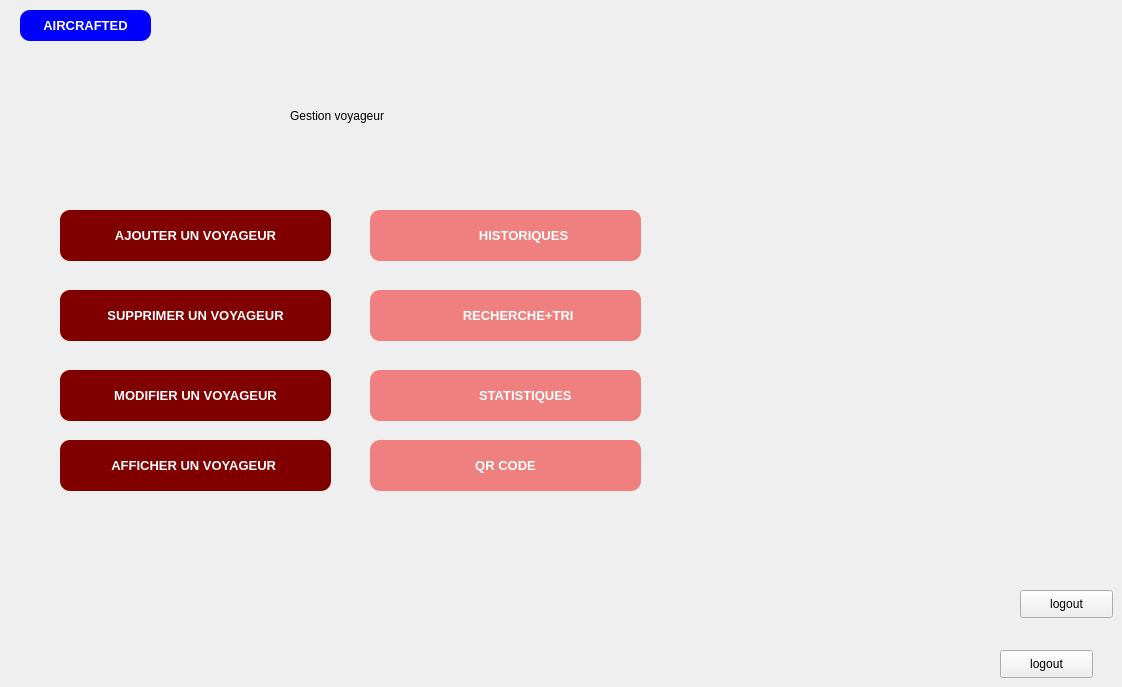
      <widget class="QWidget" name="page_15">
       <widget class="QPushButton" name="pushButton_ajouter">
        <property name="geometry">
         <rect>
          <x>60</x>
          <y>210</y>
          <width>271</width>
          <height>51</height>
         </rect>
        </property>
        <property name="font">
         <font>
          <pointsize>-1</pointsize>
          <weight>75</weight>
          <bold>true</bold>
          <underline>false</underline>
          <kerning>true</kerning>
         </font>
        </property>
        <property name="styleSheet">
         <string notr="true">/*-----QPushButton-----*/
QPushButton
{
	background-color: rgb(128,0,0);



	color: #ffffff;
	font-size: 13px;
	font-weight: bold;
	border: 5px;
	border-radius:10px;
	padding: 5px;

}

QPushButton::hover
{
background-color: qlineargradient(spread:pad, x1:0, y1:0.511, x2:1, y2:0.511, stop:0 rgba(0, 0, 150, 220),stop:1 rgba(50, 220, 200, 220));

	color: #FF5D5D; 
}
QPushButton::pressed
{background-color: qlineargradient(stop:0 rgba(0, 207, 179, 255),stop:1 rgba(70, 255, 230, 255));

	color: #FF5D5D; 

}</string>
        </property>
        <property name="text">
         <string>AJOUTER UN VOYAGEUR</string>
        </property>
        <property name="icon">
         <iconset>
          <normaloff>../../../../Downloads/calendrier.png</normaloff>../../../../Downloads/calendrier.png</iconset>
        </property>
       </widget>
       <widget class="QPushButton" name="pushButton_supprimer">
        <property name="geometry">
         <rect>
          <x>60</x>
          <y>290</y>
          <width>271</width>
          <height>51</height>
         </rect>
        </property>
        <property name="font">
         <font>
          <pointsize>-1</pointsize>
          <weight>75</weight>
          <bold>true</bold>
          <underline>false</underline>
          <kerning>true</kerning>
         </font>
        </property>
        <property name="styleSheet">
         <string notr="true">/*-----QPushButton-----*/
QPushButton
{
	background-color: rgb(128,0,0);



	color: #ffffff;
	font-size: 13px;
	font-weight: bold;
	border: 5px;
	border-radius:10px;
	padding: 5px;

}

QPushButton::hover
{
background-color: qlineargradient(spread:pad, x1:0, y1:0.511, x2:1, y2:0.511, stop:0 rgba(0, 0, 150, 220),stop:1 rgba(50, 220, 200, 220));

	color: #FF5D5D; 
}
QPushButton::pressed
{background-color: qlineargradient(stop:0 rgba(0, 207, 179, 255),stop:1 rgba(70, 255, 230, 255));

	color: #FF5D5D; 

}</string>
        </property>
        <property name="text">
         <string>SUPPRIMER UN VOYAGEUR</string>
        </property>
        <property name="icon">
         <iconset>
          <normaloff>../../../jour_j/archiver.png</normaloff>../../../jour_j/archiver.png</iconset>
        </property>
        <property name="checkable">
         <bool>true</bool>
        </property>
        <property name="checked">
         <bool>true</bool>
        </property>
       </widget>
       <widget class="QPushButton" name="pushButton_modifier">
        <property name="geometry">
         <rect>
          <x>60</x>
          <y>370</y>
          <width>271</width>
          <height>51</height>
         </rect>
        </property>
        <property name="font">
         <font>
          <pointsize>-1</pointsize>
          <weight>75</weight>
          <bold>true</bold>
          <underline>false</underline>
          <kerning>true</kerning>
         </font>
        </property>
        <property name="styleSheet">
         <string notr="true">/*-----QPushButton-----*/
QPushButton
{
	background-color:  rgb(128,0,0);



	color: #ffffff;
	font-size: 13px;
	font-weight: bold;
	border: 5px;
	border-radius:10px;
	padding: 5px;

}

QPushButton::hover
{
background-color: qlineargradient(spread:pad, x1:0, y1:0.511, x2:1, y2:0.511, stop:0 rgba(0, 0, 150, 220),stop:1 rgba(50, 220, 200, 220));

	color: #FF5D5D; 
}
QPushButton::pressed
{background-color: qlineargradient(stop:0 rgba(0, 207, 179, 255),stop:1 rgba(70, 255, 230, 255));

	color: #FF5D5D; 

}</string>
        </property>
        <property name="text">
         <string>MODIFIER UN VOYAGEUR</string>
        </property>
        <property name="icon">
         <iconset>
          <normaloff>../../../../Downloads/stat.png</normaloff>../../../../Downloads/stat.png</iconset>
        </property>
       </widget>
       <widget class="QPushButton" name="pushButton_rech_tri">
        <property name="geometry">
         <rect>
          <x>370</x>
          <y>290</y>
          <width>271</width>
          <height>51</height>
         </rect>
        </property>
        <property name="font">
         <font>
          <pointsize>-1</pointsize>
          <weight>75</weight>
          <bold>true</bold>
          <underline>false</underline>
          <kerning>true</kerning>
         </font>
        </property>
        <property name="cursor">
         <cursorShape>ArrowCursor</cursorShape>
        </property>
        <property name="styleSheet">
         <string notr="true">/*-----QPushButton-----*/
QPushButton
{
	background-color: rgb(240,128,128);



	color: #ffffff;
	font-size: 13px;
	font-weight: bold;
	border: 5px;
	border-radius:10px;
	padding: 5px;

}

QPushButton::hover
{
background-color: qlineargradient(spread:pad, x1:0, y1:0.511, x2:1, y2:0.511, stop:0 rgba(0,0, 150, 220),stop:1 rgba(50, 220, 200, 220));

	color: #FF5D5D; 
}
QPushButton::pressed
{background-color: qlineargradient(stop:0 rgba(0, 207, 179, 255),stop:1 rgba(70, 255, 230, 255));

	color: #FF5D5D; 

}</string>
        </property>
        <property name="text">
         <string>       RECHERCHE+TRI</string>
        </property>
        <property name="icon">
         <iconset>
          <normaloff>../rechercher.png</normaloff>../rechercher.png</iconset>
        </property>
       </widget>
       <widget class="QPushButton" name="pushButton_statistiques">
        <property name="geometry">
         <rect>
          <x>370</x>
          <y>370</y>
          <width>271</width>
          <height>51</height>
         </rect>
        </property>
        <property name="font">
         <font>
          <pointsize>-1</pointsize>
          <weight>75</weight>
          <bold>true</bold>
          <underline>false</underline>
          <kerning>true</kerning>
         </font>
        </property>
        <property name="styleSheet">
         <string notr="true">/*-----QPushButton-----*/
QPushButton
{
	background-color: rgb(240,128,128);



	color: #ffffff;
	font-size: 13px;
	font-weight: bold;
	border: 5px;
	border-radius:10px;
	padding: 5px;

}

QPushButton::hover
{
background-color: qlineargradient(spread:pad, x1:0, y1:0.511, x2:1, y2:0.511, stop:0 rgba(0, 0, 150, 220),stop:1 rgba(50, 220, 200, 220));

	color: #FF5D5D; 
}
QPushButton::pressed
{background-color: qlineargradient(stop:0 rgba(0, 207, 179, 255),stop:1 rgba(70, 255, 230, 255));

	color: #FF5D5D; 

}</string>
        </property>
        <property name="text">
         <string>           STATISTIQUES</string>
        </property>
        <property name="icon">
         <iconset>
          <normaloff>../../../../Downloads/stat.png</normaloff>../../../../Downloads/stat.png</iconset>
        </property>
       </widget>
       <widget class="QPushButton" name="pushButton_historiques">
        <property name="geometry">
         <rect>
          <x>370</x>
          <y>210</y>
          <width>271</width>
          <height>51</height>
         </rect>
        </property>
        <property name="font">
         <font>
          <pointsize>-1</pointsize>
          <weight>75</weight>
          <bold>true</bold>
          <underline>false</underline>
          <kerning>true</kerning>
         </font>
        </property>
        <property name="styleSheet">
         <string notr="true">/*-----QPushButton-----*/
QPushButton
{
	background-color: rgb(240,128,128);



	color: #ffffff;
	font-size: 13px;
	font-weight: bold;
	border: 5px;
	border-radius:10px;
	padding: 5px;

}

QPushButton::hover
{
background-color: qlineargradient(spread:pad, x1:0, y1:0.511, x2:1, y2:0.511, stop:0 rgba(0, 0, 150, 220),stop:1 rgba(50, 220, 200, 220));

	color: #FF5D5D; 
}
QPushButton::pressed
{background-color: qlineargradient(stop:0 rgba(0, 207, 179, 255),stop:1 rgba(70, 255, 230, 255));

	color: #FF5D5D; 

}</string>
        </property>
        <property name="text">
         <string>          HISTORIQUES</string>
        </property>
        <property name="icon">
         <iconset>
          <normaloff>../../../jour_j/archiver.png</normaloff>../../../jour_j/archiver.png</iconset>
        </property>
        <property name="checkable">
         <bool>true</bool>
        </property>
        <property name="checked">
         <bool>true</bool>
        </property>
       </widget>
       <widget class="QPushButton" name="pushButton_afficher">
        <property name="geometry">
         <rect>
          <x>60</x>
          <y>440</y>
          <width>271</width>
          <height>51</height>
         </rect>
        </property>
        <property name="font">
         <font>
          <pointsize>-1</pointsize>
          <weight>75</weight>
          <bold>true</bold>
          <underline>false</underline>
          <kerning>true</kerning>
         </font>
        </property>
        <property name="cursor">
         <cursorShape>ArrowCursor</cursorShape>
        </property>
        <property name="styleSheet">
         <string notr="true">/*-----QPushButton-----*/
QPushButton
{
	background-color: rgb(128,0,0);



	color: #ffffff;
	font-size: 13px;
	font-weight: bold;
	border: 5px;
	border-radius:10px;
	padding: 5px;

}

QPushButton::hover
{
background-color: qlineargradient(spread:pad, x1:0, y1:0.511, x2:1, y2:0.511, stop:0 rgba(0, 0, 150, 220),stop:1 rgba(50, 220, 200, 220));

	color: #FF5D5D; 
}
QPushButton::pressed
{background-color: qlineargradient(stop:0 rgba(0, 207, 179, 255),stop:1 rgba(70, 255, 230, 255));

	color: #FF5D5D; 

}</string>
        </property>
        <property name="text">
         <string>AFFICHER UN VOYAGEUR </string>
        </property>
        <property name="icon">
         <iconset>
          <normaloff>../rechercher.png</normaloff>../rechercher.png</iconset>
        </property>
       </widget>
       <widget class="QPushButton" name="pushButton_HISTORIQUES_9">
        <property name="geometry">
         <rect>
          <x>20</x>
          <y>10</y>
          <width>131</width>
          <height>31</height>
         </rect>
        </property>
        <property name="font">
         <font>
          <pointsize>-1</pointsize>
          <weight>75</weight>
          <bold>true</bold>
          <underline>false</underline>
          <kerning>true</kerning>
         </font>
        </property>
        <property name="styleSheet">
         <string notr="true">/*-----QPushButton-----*/
QPushButton
{
	background-color:  rgb(0,0,255);



	color: #ffffff;
	font-size: 13px;
	font-weight: bold;
	border: 5px;
	border-radius:10px;
	padding: 5px;

}

QPushButton::hover
{
background-color: qlineargradient(spread:pad, x1:0, y1:0.511, x2:1, y2:0.511, stop:0 rgba(0, 0, 150, 220),stop:1 rgba(50, 220, 200, 220));

	color: #FF5D5D; 
}
QPushButton::pressed
{background-color: qlineargradient(stop:0 rgba(0, 207, 179, 255),stop:1 rgba(70, 255, 230, 255));

	color: #FF5D5D; 

}</string>
        </property>
        <property name="text">
         <string>AIRCRAFTED</string>
        </property>
        <property name="icon">
         <iconset>
          <normaloff>../../../jour_j/archiver.png</normaloff>../../../jour_j/archiver.png</iconset>
        </property>
        <property name="checkable">
         <bool>true</bool>
        </property>
        <property name="checked">
         <bool>true</bool>
        </property>
       </widget>
       <widget class="QPushButton" name="pushButton_qr">
        <property name="geometry">
         <rect>
          <x>370</x>
          <y>440</y>
          <width>271</width>
          <height>51</height>
         </rect>
        </property>
        <property name="font">
         <font>
          <pointsize>-1</pointsize>
          <weight>75</weight>
          <bold>true</bold>
          <underline>false</underline>
          <kerning>true</kerning>
         </font>
        </property>
        <property name="styleSheet">
         <string notr="true">/*-----QPushButton-----*/
QPushButton
{
	background-color: rgb(240,128,128);



	color: #ffffff;
	font-size: 13px;
	font-weight: bold;
	border: 5px;
	border-radius:10px;
	padding: 5px;

}

QPushButton::hover
{
background-color: qlineargradient(spread:pad, x1:0, y1:0.511, x2:1, y2:0.511, stop:0 rgba(0, 0, 150, 220),stop:1 rgba(50, 220, 200, 220));

	color: #FF5D5D; 
}
QPushButton::pressed
{background-color: qlineargradient(stop:0 rgba(0, 207, 179, 255),stop:1 rgba(70, 255, 230, 255));

	color: #FF5D5D; 

}</string>
        </property>
        <property name="text">
         <string>QR CODE</string>
        </property>
        <property name="icon">
         <iconset>
          <normaloff>../../../../Downloads/stat.png</normaloff>../../../../Downloads/stat.png</iconset>
        </property>
       </widget>
       <widget class="QPushButton" name="pushButton_26">
        <property name="geometry">
         <rect>
          <x>1000</x>
          <y>650</y>
          <width>93</width>
          <height>28</height>
         </rect>
        </property>
        <property name="text">
         <string>logout</string>
        </property>
       </widget>
       <widget class="QPushButton" name="pushButton_29">
        <property name="geometry">
         <rect>
          <x>1020</x>
          <y>590</y>
          <width>93</width>
          <height>28</height>
         </rect>
        </property>
        <property name="text">
         <string>logout</string>
        </property>
       </widget>
       <widget class="QLabel" name="label_54">
        <property name="geometry">
         <rect>
          <x>290</x>
          <y>60</y>
          <width>531</width>
          <height>111</height>
         </rect>
        </property>
        <property name="styleSheet">
         <string notr="true">font: 24pt &quot;ROG Fonts&quot;;</string>
        </property>
        <property name="text">
         <string>Gestion voyageur</string>
        </property>
       </widget>
      </widget>
